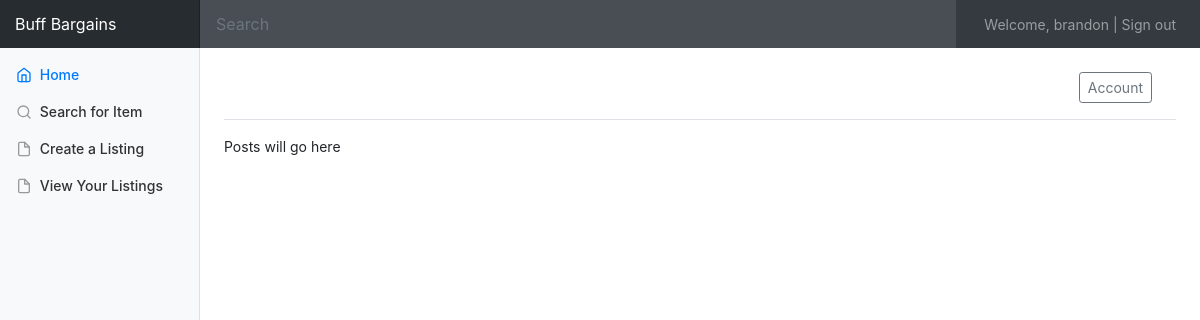
/home/ (signed in), run on an earlier commit of the app's database.
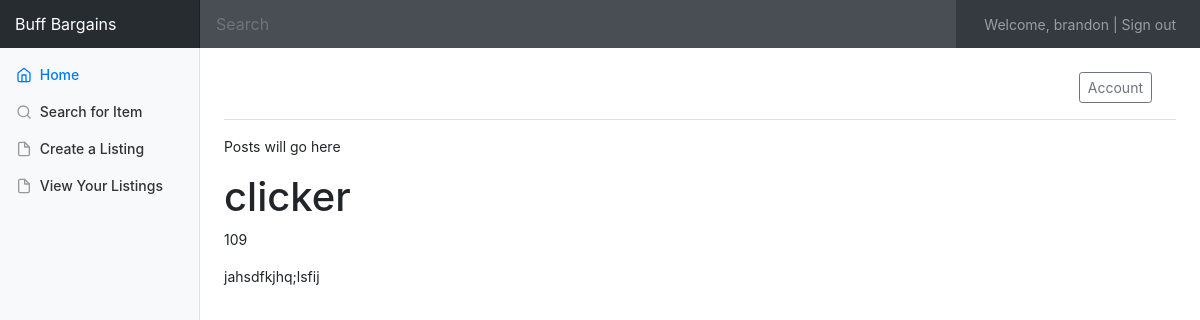
And on a later commit of the database.
### sko/models.py (models this page shows, shortened)
class listing(models.Model):
	title =  models.CharField(max_length=100)
	author = models.ForeignKey(User, on_delete=models.CASCADE)
	price = models.CharField(max_length=100)
	desc = models.TextField()
	date = models.DateTimeField(auto_now=True)
	class Meta:
		ordering = ['-date']

### sko/views.py (the view)
# urls.py: 2. Add a URL to urlpatterns:  path('', views.home, name='home')
def home(request):
	queryset = listing.objects.all()
	context ={
		'object_list':queryset
	}
	return render(request, 'sko/home.html', context)

### sko/templates/sko/home.html
{% extends 'sko/base.html' %}
{% block main %}
<p> Posts will go here</p>
{% for obj in object_list%}
<h1>{{ obj.title}}</h1>
<p>{{ obj.price }}</p>
<p>{{ obj.desc }}</p>
{% endfor %}
{% endblock%}

### sko/templates/sko/base.html (shortened to what this page needs)
{% load static %}
<!doctype html>
<html lang="en">
  <head>
    <link rel="stylesheet" href="https://maxcdn.bootstrapcdn.com/bootstrap/4.0.0/css/bootstrap.min.css">
    <link href="{% static 'sko/main.css' %}" rel="stylesheet">
  </head>
  <body>
    <nav class="navbar navbar-dark sticky-top bg-dark flex-md-nowrap p-0">
      <a class="navbar-brand col-sm-3 col-md-2 mr-0" href="#">Buff Bargains</a>
      {% if user.is_authenticated %}
      <input class="form-control form-control-dark w-100" type="text" placeholder="Search" aria-label="Search">
      <ul class="navbar-nav flex-row px-4">
        <li class="nav-item text-nowrap px-1">
          <a class="nav-link" href="{% url 'admin:index' %}">Welcome, {{ user.username }}   |</a>
        </li>
        <li class="nav-item text-nowrap">
          <a class="nav-link" href="{% url 'logout' %}">Sign out</a>
          {% else %}
          <a class="nav-link" href="{% url 'login' %}">Login</a>
          {% endif %}
        </li>
      </ul>
    </nav>
    {% if user.is_authenticated %}
    <div class="container-fluid">
      <div class="row">
        <nav class="col-md-2 d-none d-md-block bg-light sidebar">
          <div class="sidebar-sticky">
            <ul class="nav flex-column">
              <li class="nav-item">
                <a class="nav-link active" href="{% url 'sko/home' %}">
                  <span data-feather="home"></span>
                  Home  <span class="sr-only">(current)</span>
                </a>
              </li>
              <li class="nav-item">
                <a class="nav-link" href="#">
                  <span data-feather="search"></span>
                  Search for Item
                </a>
              </li>
              <li class="nav-item">
                <a class="nav-link" href="{% url 'sko/newPost' %}">
                  <span data-feather="file"></span>
                  Create a Listing
                </a>
              </li>
              <li class="nav-item">
                <a class="nav-link" href="{% url 'sko/account' %}">
                  <span data-feather="file"></span>
                  View Your Listings
                </a>
              </li>
            </ul>
          </div>
        </nav>
        {% endif %}
        <main role="main" class="col-md-9 ml-sm-auto col-lg-10 pt-3 px-4">
          <div class="d-flex justify-content-between flex-wrap flex-md-nowrap align-items-center pb-2 mb-3 border-bottom">
            {% if user.is_authenticated %}
            <div class="btn-toolbar mb-2 mb-md-0">
              <div class="btn-group mr-2">
                <a class="nav-link" href="{% url 'sko/account' %}"><button class="btn btn-sm btn-outline-secondary"> Account</button></a>
              </div>
            </div>
            {% endif %}
          </div>
          {% block main %}{% endblock %}
        </main>
      </div>
    </div>
  </body>
</html>

### sko/static/sko/main.css (style rules this page uses)
body { font-size: .875rem; }
.feather { width: 16px; height: 16px; vertical-align: text-bottom; }
.sidebar { position: fixed; top: 0; bottom: 0; left: 0; z-index: 100; padding: 0; box-shadow: inset -1px 0 0 rgba(0, 0, 0, .1); }
.sidebar-sticky { position: -webkit-sticky; position: sticky; top: 48px; height: calc(100vh - 48px); padding-top: .5rem; overflow-x: hidden; overflow-y: auto; }
.sidebar .nav-link { font-weight: 500; color: #333; }
.sidebar .nav-link .feather { margin-right: 4px; color: #999; }
.sidebar .nav-link.active { color: #007bff; }
.sidebar .nav-link:hover .feather, .sidebar .nav-link.active .feather { color: inherit; }
.navbar-brand { padding-top: .75rem; padding-bottom: .75rem; font-size: 1rem; background-color: rgba(0, 0, 0, .25); box-shadow: inset -1px 0 0 rgba(0, 0, 0, .25); }
.navbar .form-control { padding: .75rem 1rem; border-width: 0; border-radius: 0; }
.form-control-dark { color: #fff; background-color: rgba(255, 255, 255, .1); border-color: rgba(255, 255, 255, .1); }
.border-bottom { border-bottom: 1px solid #e5e5e5; }

What changed in the data, as far as the page shows it:
added listing: title "clicker", price "109", desc "jahsdfkjhq;lsfij"
